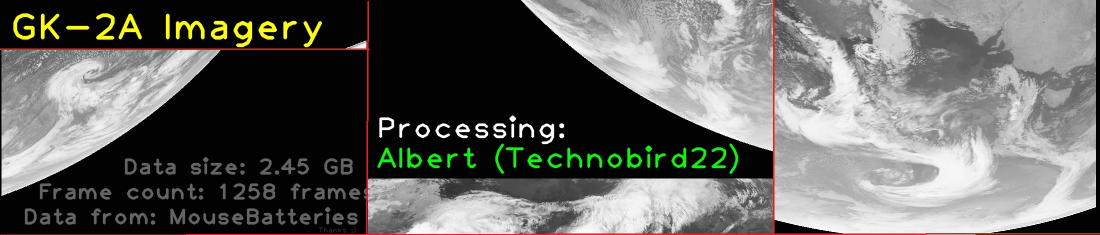
#> input picture css/images/background.jpg, 2200 x 470 px (shown at 1/2 size); its folder holds 2 pictures in this run
$ python colour_animate.py
#> lines starting #> are read from the running program, lines starting #| are printed output that depends on the picture; after the words box and inside, x2 and y2 are one past the last pixel; in counts of white or black regions, pixels touching at a corner belong together
import cv2
import glob
import numpy as np

imageArray = glob.glob('images/*.jpg')
frame = 0
eframe_array = []


for i in imageArray:
    print(f'Enhancing {i}...')
    image = cv2.imread(i)
#> image is the input picture: shape (470, 2200, 3); mean B, G, R 98.5, 102.1, 102.3

    image_bw = cv2.cvtColor(image, cv2.COLOR_BGR2GRAY)
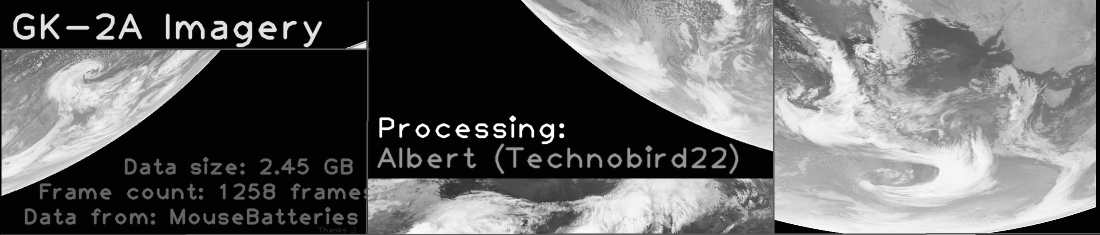
#> image_bw: shape (470, 2200) (shown at 1/2 size); min 0, max 255, mean 101.8

    clahe = cv2.createCLAHE(clipLimit = 5)
    final_img = clahe.apply(image_bw)
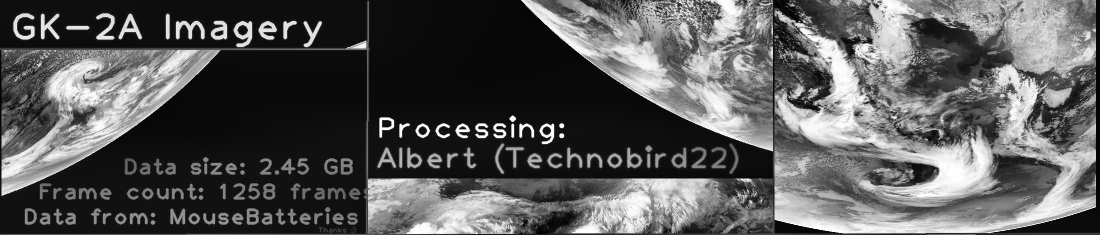
#> final_img: shape (470, 2200) (shown at 1/2 size); min 0, max 255, mean 88.3

    _, ordinary_img = cv2.threshold(image_bw, 155, 255, cv2.THRESH_BINARY)
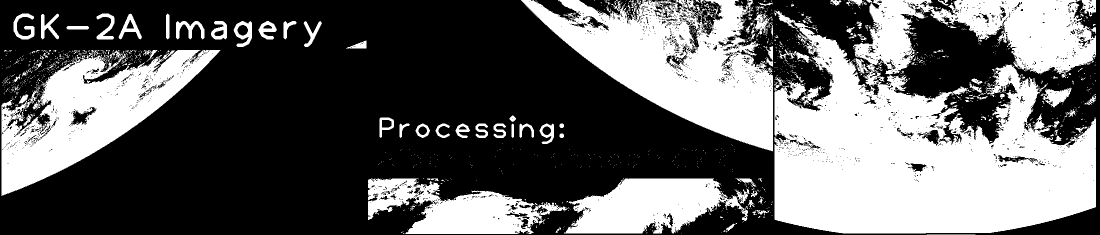
#> ordinary_img: shape (470, 2200) (shown at 1/2 size); 39% white; 1655 white regions (1526 under 20 px), largest, box (x1, y1, x2, y2) and area: (1549, 0, 2192, 467) 203066, (1042, 0, 1546, 303) 72821, (3, 100, 441, 392) 53596

    cv2.imwrite(f'enhanced/{frame}-enhanced.jpg', final_img)

    eframe_array.append(f'enhanced/{frame}-enhanced.jpg')


    frame += 1
#> pass 2 of the loop `for i in imageArray:`:
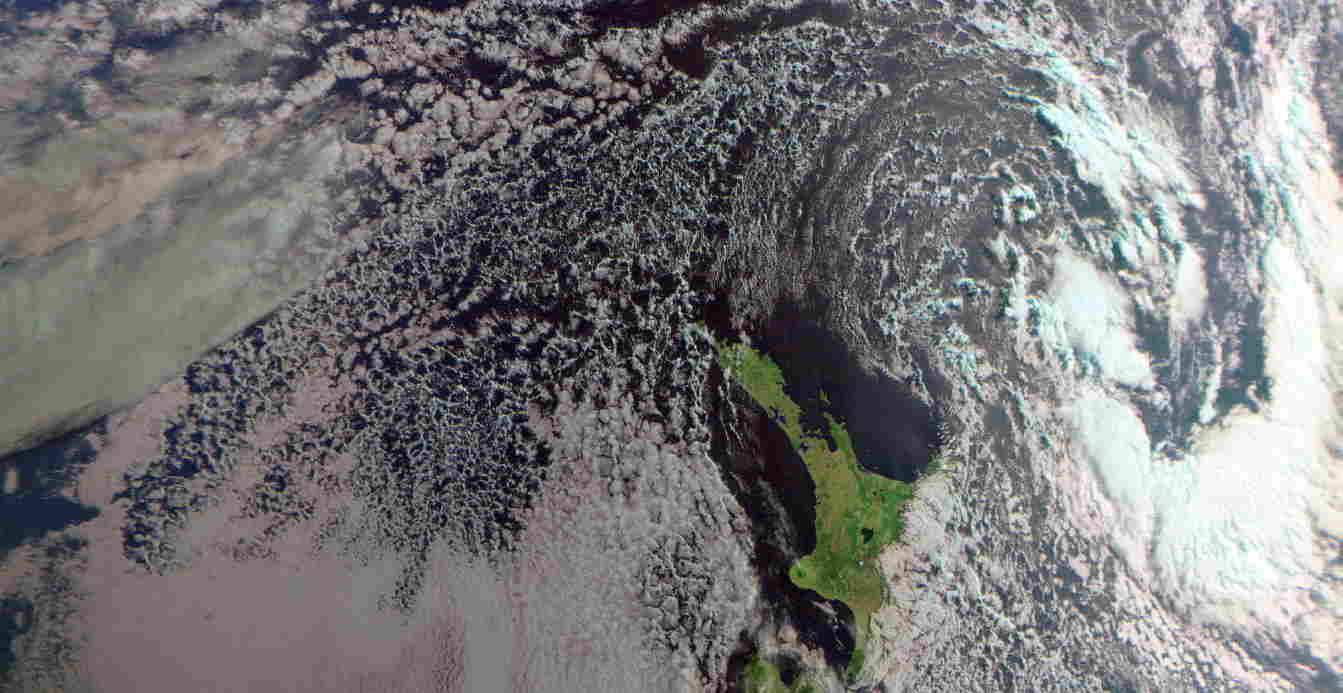
#> input picture css/images/nz_background.jpg, 1343 x 693 px
#> image is the input picture: shape (693, 1343, 3); mean B, G, R 120.1, 119, 119.9
#> image_bw: shape (693, 1343)
#> `final_img = clahe.apply(image_bw)`:
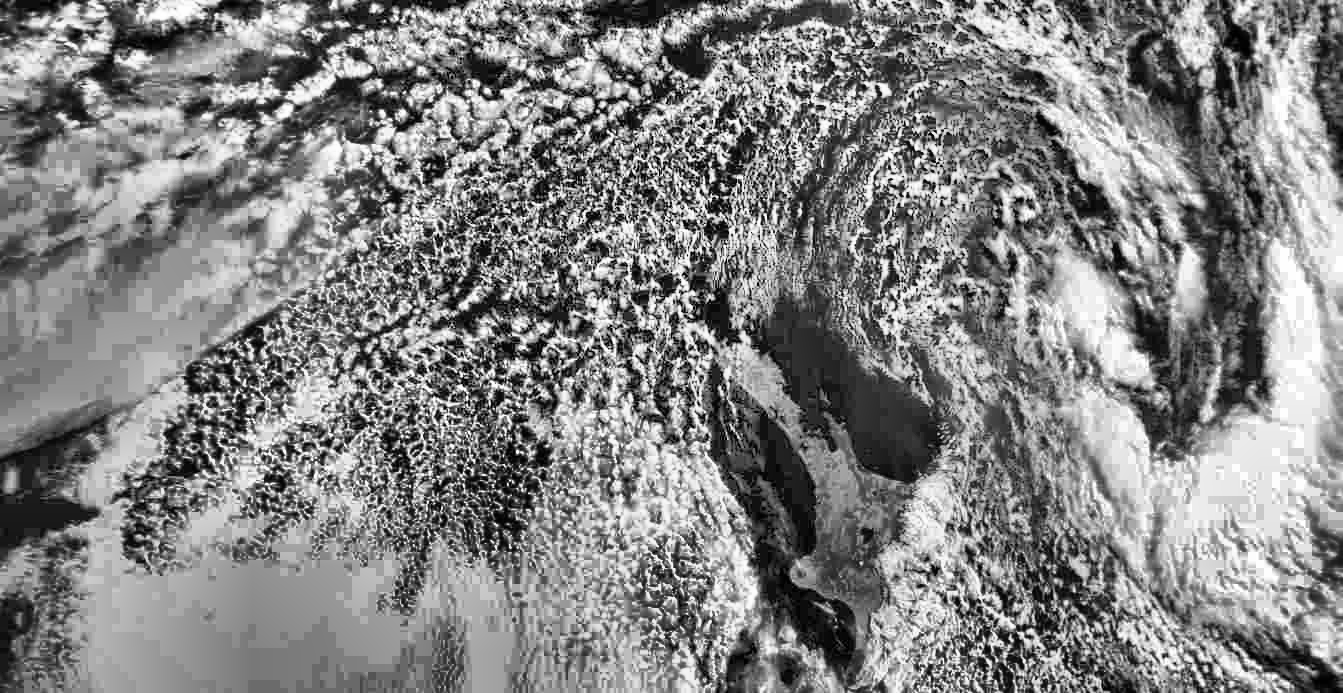
#> final_img: shape (693, 1343); min 0, max 255, mean 131
#> `_, ordinary_img = cv2.threshold(image_bw, 155, 255, cv2.THRESH_BINARY)`:
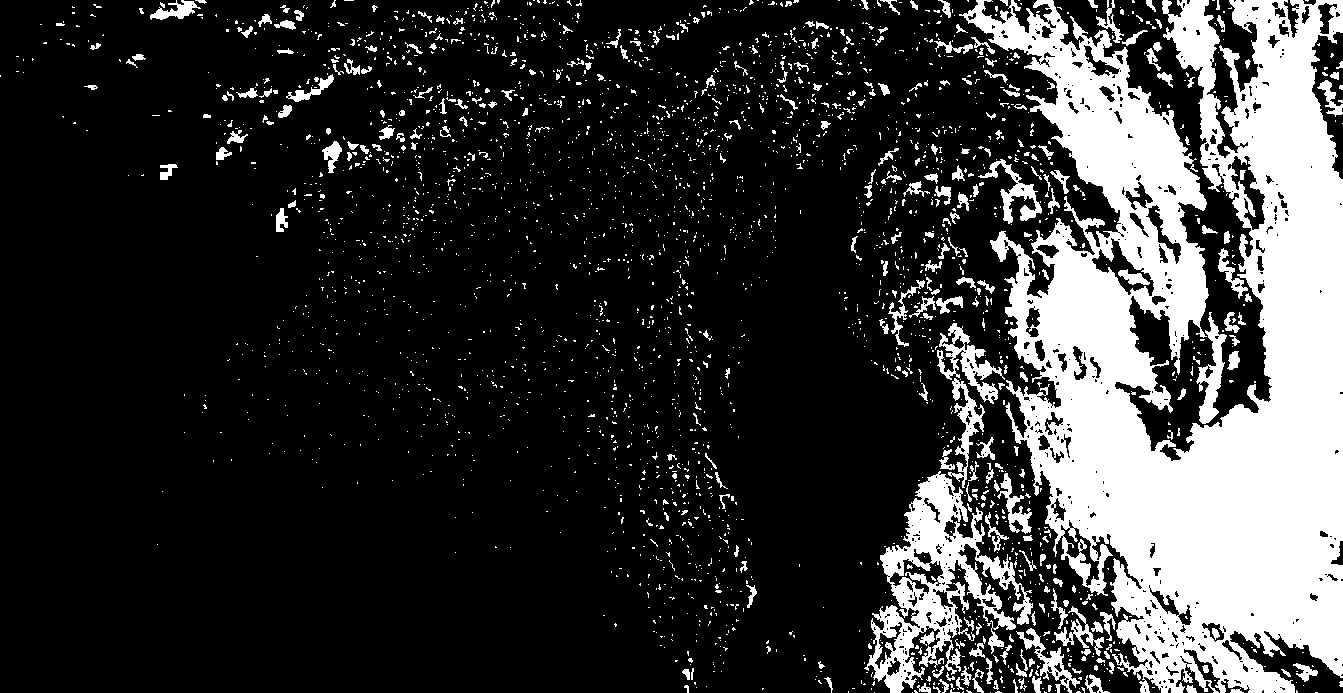
#> ordinary_img: shape (693, 1343); 21.1% white; 2898 white regions (2588 under 20 px), largest, box (x1, y1, x2, y2) and area: (959, 0, 1343, 693) 148339, (864, 471, 1033, 693) 12456, (937, 323, 1005, 404) 1702


overlay = cv2.imread('falseColourGK.png')
frame = 0

for i in eframe_array:
    print(f'Overlaying {i}...')
    image = cv2.imread(i)
#> image: shape (470, 2200, 3); min 0, max 255, mean 88.3
#> (the run stopped early here; a loop or call above may not have finished)
